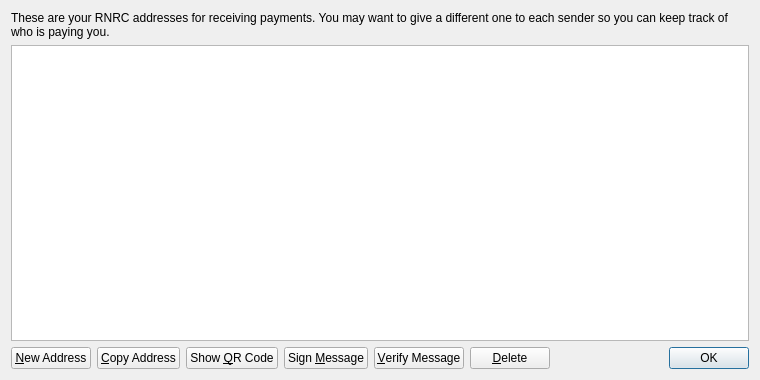
<?xml version="1.0" encoding="UTF-8"?>
<ui version="4.0">
 <class>AddressBookPage</class>
 <widget class="QWidget" name="AddressBookPage">
  <property name="geometry">
   <rect>
    <x>0</x>
    <y>0</y>
    <width>760</width>
    <height>380</height>
   </rect>
  </property>
  <property name="windowTitle">
   <string>Address Book</string>
  </property>
  <layout class="QVBoxLayout" name="verticalLayout">
   <item>
    <widget class="QLabel" name="labelExplanation">
     <property name="text">
      <string>These are your RNRC addresses for receiving payments. You may want to give a different one to each sender so you can keep track of who is paying you.</string>
     </property>
     <property name="textFormat">
      <enum>Qt::PlainText</enum>
     </property>
     <property name="wordWrap">
      <bool>true</bool>
     </property>
    </widget>
   </item>
   <item>
    <widget class="QTableView" name="tableView">
     <property name="contextMenuPolicy">
      <enum>Qt::CustomContextMenu</enum>
     </property>
     <property name="toolTip">
      <string>Double-click to edit address or label</string>
     </property>
     <property name="tabKeyNavigation">
      <bool>false</bool>
     </property>
     <property name="alternatingRowColors">
      <bool>true</bool>
     </property>
     <property name="selectionMode">
      <enum>QAbstractItemView::SingleSelection</enum>
     </property>
     <property name="selectionBehavior">
      <enum>QAbstractItemView::SelectRows</enum>
     </property>
     <property name="sortingEnabled">
      <bool>true</bool>
     </property>
     <attribute name="verticalHeaderVisible">
      <bool>false</bool>
     </attribute>
    </widget>
   </item>
   <item>
    <layout class="QHBoxLayout" name="horizontalLayout">
     <item>
      <widget class="QPushButton" name="newAddressButton">
       <property name="toolTip">
        <string>Create a new address</string>
       </property>
       <property name="text">
        <string>&amp;New Address</string>
       </property>
       <property name="icon">
        <iconset resource="../bitcoin.qrc">
         <normaloff>:/icons/add</normaloff>:/icons/add</iconset>
       </property>
      </widget>
     </item>
     <item>
      <widget class="QPushButton" name="copyToClipboard">
       <property name="toolTip">
        <string>Copy the currently selected address to the system clipboard</string>
       </property>
       <property name="text">
        <string>&amp;Copy Address</string>
       </property>
       <property name="icon">
        <iconset resource="../bitcoin.qrc">
         <normaloff>:/icons/editcopy</normaloff>:/icons/editcopy</iconset>
       </property>
      </widget>
     </item>
     <item>
      <widget class="QPushButton" name="showQRCode">
       <property name="text">
        <string>Show &amp;QR Code</string>
       </property>
       <property name="icon">
        <iconset resource="../bitcoin.qrc">
         <normaloff>:/icons/qrcode</normaloff>:/icons/qrcode</iconset>
       </property>
      </widget>
     </item>
     <item>
      <widget class="QPushButton" name="signMessage">
       <property name="toolTip">
        <string>Sign a message to prove you own a RNRC address</string>
       </property>
       <property name="text">
        <string>Sign &amp;Message</string>
       </property>
       <property name="icon">
        <iconset resource="../bitcoin.qrc">
         <normaloff>:/icons/edit</normaloff>:/icons/edit</iconset>
       </property>
      </widget>
     </item>
     <item>
      <widget class="QPushButton" name="verifyMessage">
       <property name="toolTip">
        <string>Verify a message to ensure it was signed with a specified RNRC address</string>
       </property>
       <property name="text">
        <string>&amp;Verify Message</string>
       </property>
       <property name="icon">
        <iconset resource="../bitcoin.qrc">
         <normaloff>:/icons/transaction_0</normaloff>:/icons/transaction_0</iconset>
       </property>
      </widget>
     </item>
     <item>
      <widget class="QPushButton" name="deleteButton">
       <property name="toolTip">
        <string>Delete the currently selected address from the list</string>
       </property>
       <property name="text">
        <string>&amp;Delete</string>
       </property>
       <property name="icon">
        <iconset resource="../bitcoin.qrc">
         <normaloff>:/icons/remove</normaloff>:/icons/remove</iconset>
       </property>
      </widget>
     </item>
     <item>
      <spacer name="horizontalSpacer">
       <property name="orientation">
        <enum>Qt::Horizontal</enum>
       </property>
       <property name="sizeHint" stdset="0">
        <size>
         <width>40</width>
         <height>20</height>
        </size>
       </property>
      </spacer>
     </item>
     <item>
      <widget class="QDialogButtonBox" name="buttonBox">
       <property name="sizePolicy">
        <sizepolicy hsizetype="Maximum" vsizetype="Fixed">
         <horstretch>0</horstretch>
         <verstretch>0</verstretch>
        </sizepolicy>
       </property>
       <property name="standardButtons">
        <set>QDialogButtonBox::Ok</set>
       </property>
      </widget>
     </item>
    </layout>
   </item>
  </layout>
 </widget>
 <resources>
  <include location="../bitcoin.qrc"/>
 </resources>
 <connections/>
</ui>
